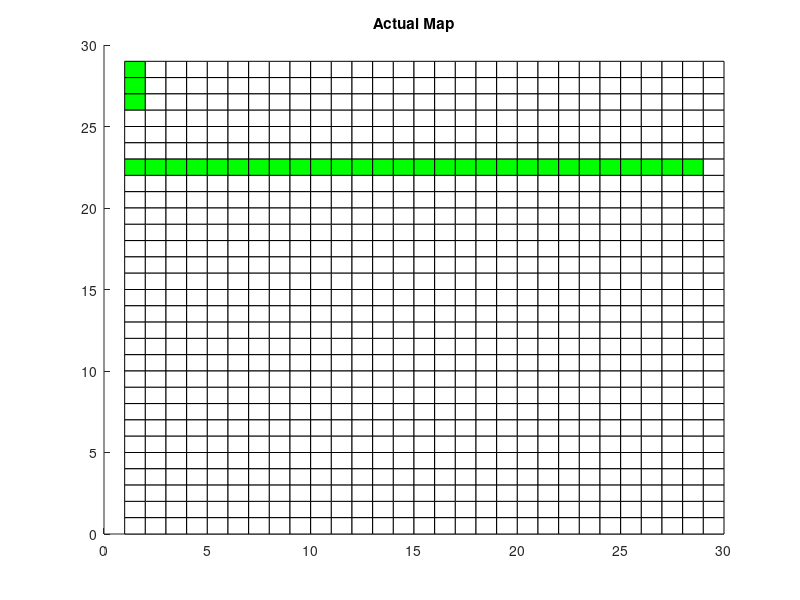
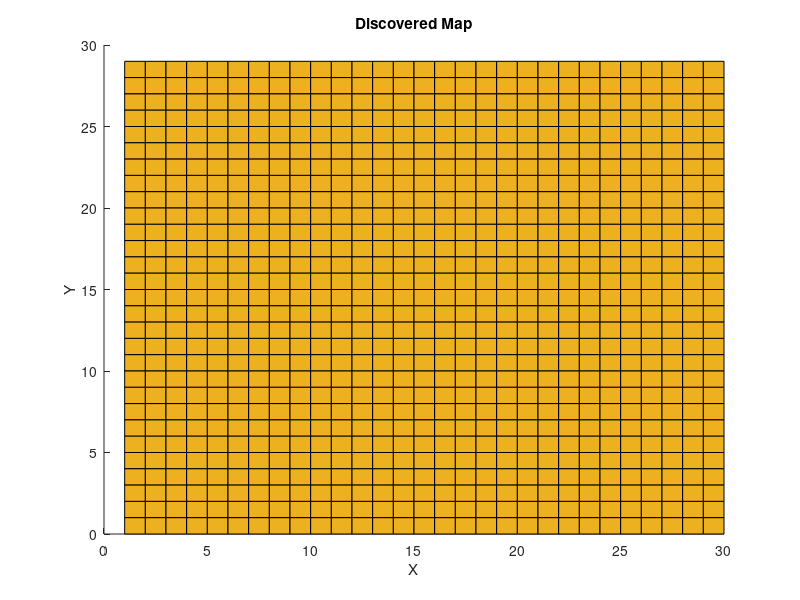

Reproduce these figures in MATLAB, in order. (Note: this script raises an error after producing the figures.)
clc;
clear all;
close all;
Map=zeros(30,30);
Map(1:3,1)=1;
Map(7,1:end-2)=1;
%% Define Map
Area_Map=Map;
[r,t]=size(Area_Map)
figure()
for i=1:r-1
    for j=1:t-1
        v=t-[i i i+1 i+1];
        u=[j j+1 j+1 j];
        if Area_Map(i,j)==1
            color='green';
        else
            color='white';
        end
        patch(u,v,color)
        hold on
    end
end
title('Actual Map')
hold on
%% Origin Coordinates
Discovered_Map=2.*ones(size(Area_Map));
PM=zeros(size(Area_Map));
R=20;
xi(rem(size(Area_Map,2),2)==0)=size(Area_Map,2)/2;
xi(rem(size(Area_Map,2),2)~=0)=(size(Area_Map,2)+1)/2;
yi(rem(size(Area_Map,1),2)~=0)=(size(Area_Map,1)+1)/2;
yi(rem(size(Area_Map,1),2)==0)=size(Area_Map,1)/2;
origin(1)=xi;
origin(2)=yi;
%% Initial Pass
theta = 0:0.25:360;
[r,t]=size(Discovered_Map);
figure()
for i=1:r-1
    for j=1:t-1
        v=t-[i i i+1 i+1];
        u=[j j+1 j+1 j];
        
        switch Discovered_Map(i,j)
            case 0
                color='white';
            case 1
                color='green';
            case 2
                color=[0.9290 0.6940 0.1250];
        end
        patch(u,v,color)
        caxis([0 1])
        hold on
    end
end
xlabel('X')
ylabel('Y')
title('Discovered Map')
h = animatedline;
x1=origin(1);
y1=origin(2);
for p=1:(length(theta))
    x = R*cosd(theta(p)).*cosd(2*theta(p)).*sind(2*theta(p));
    y = R*sind(2*theta(p)).*cosd(2*theta(p)).*sind(theta(p));
    x2=x;
    y2=y;
    coordinates=[x1 y1;x2 y2];
%     if Area_Map(yi-floor(y/2),floor(x/2)+xi)==1
%        Discovered_Map(yi-floor(y/2),floor(x/2)+xi)=1;
%     else
%        Discovered_Map(yi-floor(y/2),floor(x/2)+xi)=0; 
%     end
    Discovered_Map=update_discovered(Discovered_Map,Area_Map,coordinates);
    addpoints(h,x+xi,y+yi);
    x1=x;
    y1=y;
    %drawnow
%     [u,v,color]=discovered_plotter(Discovered_Map);
%     patch(u,v,color);
end

% imshow(Discovered_Map);
% title('Discovered Map')
% probability_map=zeros(size(Area_Map));
PM=probability_update(Area_Map,Discovered_Map,R,PM,origin);
% subplot(1,3,3)
% imshow(PM)
% title('Probability Map')
%% Path-Planning
percent_discovered=0.1;
while ((percent_discovered<0.8) | (percent_discovered==1))
coordinates=path_planning(PM,origin,R);
Discovered_Map=update_discovered(Discovered_Map,Area_Map,coordinates);
PM=probability_update(Area_Map,Discovered_Map,R,PM,origin);
[a,b]=size(Discovered_Map);
counter=0;
counter2=0;
for i=1:a
    for j=1:b
        if ((Discovered_Map(i,j)==2) & (sqrt((i-x_origin)^2+(j-y_origin)^2)<R))
            counter=counter+1;
        elseif (((Discovered_Map(i,j)==1) & (sqrt((i-x_origin)^2+(j-y_origin)^2)<R)) | ((Discovered_Map(i,j)==0) & (sqrt((i-x_origin)^2+(j-y_origin)^2)<R)))
            counter2=counter2+1
    end
    end
end
percent_discovered=counter2/(counter2+counter);
pause(0.2)
end

